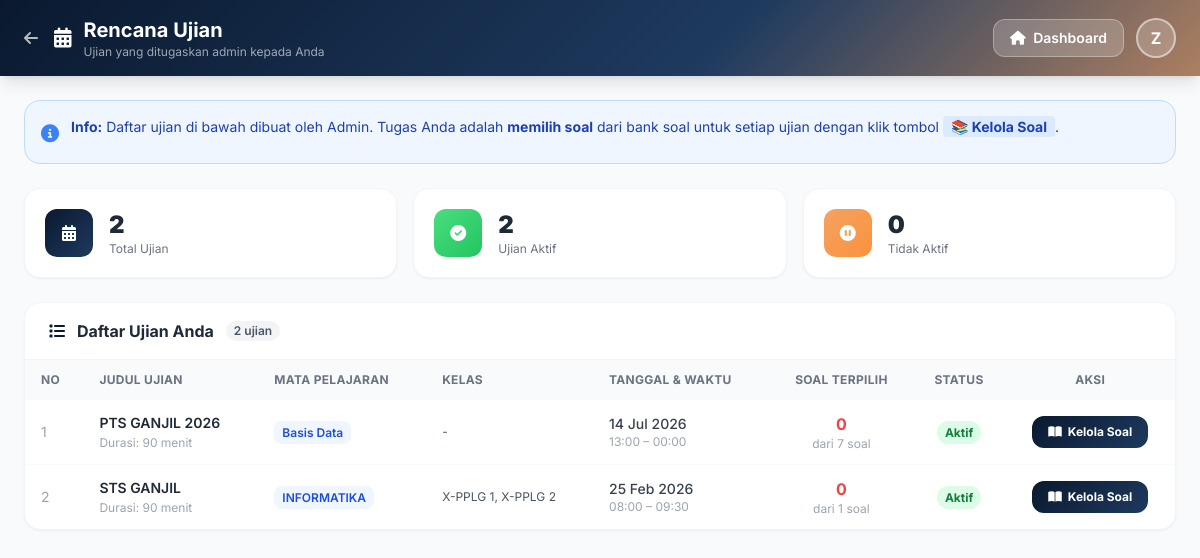
Page /cbt_sekolah/pages/guru/setting_ujian.php (signed in) on the committed database.
### tables this page shows
CREATE TABLE `tb_ujian` (
  `id_ujian` int(11) NOT NULL,
  `id_mapel` int(11) NOT NULL,
  `id_guru` int(11) NOT NULL,
  `judul_ujian` varchar(200) NOT NULL,
  `tanggal_ujian` date NOT NULL,
  `jam_mulai` time NOT NULL,
  `jam_selesai` time NOT NULL,
  `durasi_menit` int(11) NOT NULL,
  `token` varchar(10) DEFAULT NULL,
  `tampil_nilai` enum('0','1') DEFAULT '0',
  `acak_soal` enum('0','1') DEFAULT '0',
  `anti_tab` enum('0','1') DEFAULT '0',
  `status_ujian` enum('aktif','nonaktif') DEFAULT 'aktif'
);

CREATE TABLE `tb_mapel` (
  `id_mapel` int(11) NOT NULL,
  `kode_mapel` varchar(20) DEFAULT NULL,
  `nama_mapel` varchar(100) NOT NULL
);

### cbt_sekolah/pages/guru/setting_ujian.php (the view, shortened to what this page needs)
<?php
require_once '../../config/koneksi.php';
$id_guru   = $_SESSION['id_user'];
$nama_guru = $_SESSION['nama_lengkap'] ?? $_SESSION['nama'] ?? 'Guru';
$stmt = $pdo->prepare("
    SELECT
        u.*,
        m.nama_mapel,
        GROUP_CONCAT(k.nama_kelas ORDER BY k.nama_kelas SEPARATOR ', ') AS kelas_list,
        (SELECT COUNT(*) FROM tb_ujian_soal us WHERE us.id_ujian = u.id_ujian) AS jml_soal_terpilih,
        (SELECT COUNT(*) FROM tb_soal ts WHERE ts.id_mapel = u.id_mapel) AS jml_bank_soal
    FROM tb_ujian u
    LEFT JOIN tb_mapel m ON m.id_mapel = u.id_mapel
    LEFT JOIN tb_ujian_kelas uk ON uk.id_ujian = u.id_ujian
    LEFT JOIN tb_kelas k ON k.id_kelas = uk.id_kelas
    WHERE u.id_guru = ?
    GROUP BY u.id_ujian
    ORDER BY u.tanggal_ujian DESC
");
$stmt->execute([$id_guru]);
$ujian_list = $stmt->fetchAll(PDO::FETCH_ASSOC);
$total       = count($ujian_list);
$total_aktif = count(array_filter($ujian_list, fn($u) => $u['status_ujian'] === 'aktif'));
?>
<!DOCTYPE html>
<html lang="id">
<head>
    <script src="https://cdn.tailwindcss.com"></script>
    <link rel="stylesheet" href="https://cdnjs.cloudflare.com/ajax/libs/font-awesome/6.4.0/css/all.min.css">
</head>
<body class="bg-gray-50 min-h-screen">
<header class="gradient-bg shadow-lg py-4 px-6 flex justify-between items-center sticky top-0 z-40">
    <div class="flex items-center space-x-3">
        <a href="dashboard.php" class="text-white/70 hover:text-white mr-1 transition">
            <i class="fas fa-arrow-left"></i>
        </a>
        <i class="fas fa-calendar-alt text-white text-xl"></i>
        <div>
            <h1 class="text-xl font-bold text-white">Rencana Ujian</h1>
            <p class="text-white/60 text-xs">Ujian yang ditugaskan admin kepada Anda</p>
        </div>
    </div>
    <div class="flex items-center gap-3">
        <a href="dashboard.php" class="bg-white/20 hover:bg-white/30 text-white px-4 py-2 rounded-xl text-sm font-semibold border border-white/30 transition">
            <i class="fas fa-home mr-1"></i> Dashboard
        </a>
        <div class="h-10 w-10 rounded-full bg-white/20 flex items-center justify-center border-2 border-white/50">
            <span class="text-white font-bold"><?= strtoupper(substr($nama_guru,0,1)) ?></span>
        </div>
    </div>
</header>
<main class="p-6 max-w-7xl mx-auto">
    <div class="bg-blue-50 border border-blue-200 rounded-2xl p-4 mb-6 flex items-start gap-3">
        <i class="fas fa-info-circle text-blue-500 mt-0.5 text-lg flex-shrink-0"></i>
        <div class="text-sm text-blue-800">
            <strong>Info:</strong> Daftar ujian di bawah dibuat oleh Admin. Tugas Anda adalah
            <strong>memilih soal</strong> dari bank soal untuk setiap ujian dengan klik tombol
            <span class="bg-blue-100 px-2 py-0.5 rounded font-bold">📚 Kelola Soal</span>.
        </div>
    </div>
    <div class="grid grid-cols-1 md:grid-cols-3 gap-4 mb-6">
        <div class="bg-white rounded-2xl p-5 shadow-sm border border-gray-100 flex items-center gap-4">
            <div class="w-12 h-12 rounded-xl bg-gradient-to-br from-[#0A192F] to-[#1E3A5F] flex items-center justify-center">
                <i class="fas fa-calendar-alt text-white"></i>
            </div>
            <div>
                <div class="text-2xl font-black text-gray-800"><?= $total ?></div>
                <div class="text-xs text-gray-500">Total Ujian</div>
            </div>
        </div>
        <div class="bg-white rounded-2xl p-5 shadow-sm border border-gray-100 flex items-center gap-4">
            <div class="w-12 h-12 rounded-xl bg-gradient-to-br from-green-400 to-green-500 flex items-center justify-center">
                <i class="fas fa-check-circle text-white"></i>
            </div>
            <div>
                <div class="text-2xl font-black text-gray-800"><?= $total_aktif ?></div>
                <div class="text-xs text-gray-500">Ujian Aktif</div>
            </div>
        </div>
        <div class="bg-white rounded-2xl p-5 shadow-sm border border-gray-100 flex items-center gap-4">
            <div class="w-12 h-12 rounded-xl bg-gradient-to-br from-[#F4A261] to-orange-400 flex items-center justify-center">
                <i class="fas fa-pause-circle text-white"></i>
            </div>
            <div>
                <div class="text-2xl font-black text-gray-800"><?= $total - $total_aktif ?></div>
                <div class="text-xs text-gray-500">Tidak Aktif</div>
            </div>
        </div>
    </div>
    <div class="bg-white rounded-2xl shadow-sm border border-gray-100 overflow-hidden">
        <div class="px-6 py-4 border-b border-gray-100 flex items-center gap-3">
            <i class="fas fa-list text-[#0A192F]"></i>
            <h3 class="font-bold text-gray-800">Daftar Ujian Anda</h3>
            <span class="bg-gray-100 text-gray-600 text-xs px-2 py-0.5 rounded-full font-semibold"><?= $total ?> ujian</span>
        </div>
        <?php if (!empty($ujian_list)): ?>
        <div class="overflow-x-auto">
            <table class="w-full text-sm">
                <thead class="bg-gray-50 text-gray-500 text-xs uppercase tracking-wide">
                    <tr>
                        <th class="px-4 py-3 text-left">No</th>
                        <th class="px-4 py-3 text-left">Judul Ujian</th>
                        <th class="px-4 py-3 text-left">Mata Pelajaran</th>
                        <th class="px-4 py-3 text-left">Kelas</th>
                        <th class="px-4 py-3 text-left">Tanggal & Waktu</th>
                        <th class="px-4 py-3 text-center">Soal Terpilih</th>
                        <th class="px-4 py-3 text-center">Status</th>
                        <th class="px-4 py-3 text-center">Aksi</th>
                    </tr>
                </thead>
                <tbody class="divide-y divide-gray-50">
                <?php $no=1; foreach ($ujian_list as $u): ?>
                <tr>
                    <td class="px-4 py-3 text-gray-400"><?= $no++ ?></td>
                    <td class="px-4 py-3">
                        <div class="font-semibold text-gray-800"><?= htmlspecialchars($u['judul_ujian']) ?></div>
                        <div class="text-xs text-gray-400 mt-0.5">Durasi: <?= $u['durasi_menit'] ?> menit</div>
                    </td>
                    <td class="px-4 py-3">
                        <span class="bg-blue-50 text-blue-700 px-2 py-1 rounded-lg text-xs font-semibold">
                            <?= htmlspecialchars($u['nama_mapel'] ?? '-') ?>
                        </span>
                    </td>
                    <td class="px-4 py-3 text-gray-600 text-xs"><?= htmlspecialchars($u['kelas_list'] ?? '-') ?></td>
                    <td class="px-4 py-3">
                        <div class="font-medium text-gray-700"><?= date('d M Y', strtotime($u['tanggal_ujian'])) ?></div>
                        <div class="text-xs text-gray-400"><?= substr($u['jam_mulai'],0,5) ?> – <?= substr($u['jam_selesai'],0,5) ?></div>
                    </td>
                    <td class="px-4 py-3 text-center">
                        <?php
                        $jml    = (int)$u['jml_soal_terpilih'];
                        $bank   = (int)$u['jml_bank_soal'];
                        $color  = $jml > 0 ? 'text-green-600' : 'text-red-500';
                        ?>
                        <div class="<?= $color ?> font-bold text-base"><?= $jml ?></div>
                        <div class="text-xs text-gray-400">dari <?= $bank ?> soal</div>
                    </td>
                    <td class="px-4 py-3 text-center">
                        <?php if ($u['status_ujian']==='aktif'): ?>
                        <span class="bg-green-100 text-green-700 px-2 py-1 rounded-full text-xs font-bold">Aktif</span>
                        <?php else: ?>
                        <span class="bg-gray-100 text-gray-500 px-2 py-1 rounded-full text-xs font-bold">Tidak Aktif</span>
                        <?php endif; ?>
                    </td>
                    <td class="px-4 py-3 text-center">
                        <a href="kelola_soal_ujian.php?id=<?= $u['id_ujian'] ?>"
                           class="btn-gradient text-white px-4 py-2 rounded-xl text-xs font-bold inline-flex items-center gap-1.5 hover:opacity-90 transition">
                            <i class="fas fa-book-open"></i> Kelola Soal
                        </a>
                    </td>
                </tr>
                <?php endforeach; ?>
                </tbody>
            </table>
        </div>
        <?php endif; ?>
    </div>
</main>
</body>
</html>

### cbt_sekolah/pages/guru/setting_ujian.php (style rules this page uses)
* { font-family:'Inter',sans-serif; }
.gradient-bg { background:linear-gradient(135deg,#0A192F 0%,#1E3A5F 30%,#F4A261 60%,#90BE6D 100%); background-size:200% 200%; animation:gm 10s ease infinite; }
.btn-gradient { background:linear-gradient(135deg,#0A192F,#1E3A5F,#F4A261,#90BE6D); background-size:300% 300%; animation:bg 5s ease infinite; }

### rows in the picture
tb_ujian: judul_ujian "PTS GANJIL 2026", durasi_menit "90", id_mapel.nama_mapel "Basis Data", kelas_list "-", tanggal_ujian "14 Jul 2026", jam_mulai "13:00", jam_selesai "00:00", jml "0", bank "7", status_ujian "Aktif"
tb_ujian: judul_ujian "STS GANJIL", durasi_menit "90", id_mapel.nama_mapel "INFORMATIKA", kelas_list "X-PPLG 1, X-PPLG 2", tanggal_ujian "25 Feb 2026", jam_mulai "08:00", jam_selesai "09:30", jml "0", bank "1", status_ujian "Aktif"

### other values in the picture
substr($nama_guru,0,1) "Z"
$total "2"
$total_aktif "2"
$total - $total_aktif "0"
